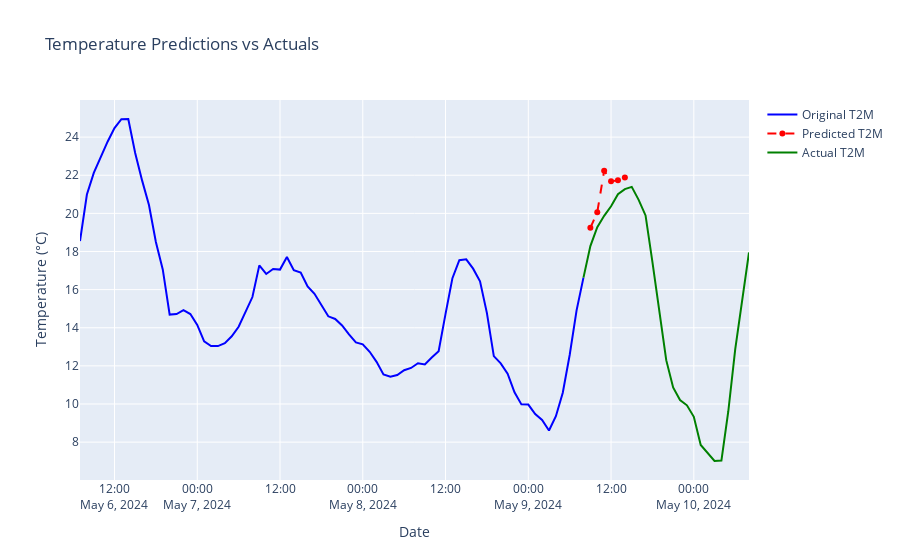

Notebook code cell kept with this figure:
### Code cell
# prediction
#start_date = '2024-04-26T07'
#end_date = '2024-04-28T08'
start_date = '2024-05-06T07'
end_date = '2024-05-09T08'
df_pred = fetch_data(start_date, end_date)
data_for_prediction, time_index_pre_data = feature_engineering(df_pred) #get_data_for_convlstm('2024-04-23T00', '2024-05-01T08')
#print(df_pred)
#print(data_for_prediction)
##
start_date = '2024-05-09T08'
end_date = '2024-05-10T08'


df_act = fetch_data(start_date, end_date)
##
df_scaled = scaler.transform(data_for_prediction)
df_scaled = pd.DataFrame(df_scaled, columns=data_for_prediction.columns)
latest_sequence = df_scaled.tail(sequence_length).values.reshape(1, sequence_length, feature_count)
future_temperatures = model.predict(latest_sequence)

# make this a function
dummy_output_array = np.zeros((hours_to_predict, scaler.n_features_in_))
dummy_output_array[:, 3] = future_temperatures.flatten()  # Ensure to flatten if necessary
predicted_temps = scaler.inverse_transform(dummy_output_array)[:, 3]

# Timestamp handling
data_for_prediction.index = time_index_pre_data
last_timestamp = data_for_prediction.index[-1]
prediction_frequency = 'H'
new_timestamps = pd.date_range(start=last_timestamp + pd.Timedelta(hours=1), periods=len(predicted_temps), freq=prediction_frequency)
predictions_df = pd.DataFrame(predicted_temps, index=new_timestamps, columns=['Predicted T2M'])

# Fetch and set the actual data for comparison
data_actual_for_prediction, time_index_actual_data = feature_engineering(df_act) #get_data_for_convlstm('2024-05-01T08', '2024-05-02T08')
data_actual_for_prediction.index = time_index_actual_data

fig = go.Figure()
fig.add_trace(go.Scatter(x=data_for_prediction.index, y=data_for_prediction['T2M'], mode='lines', name='Original T2M', line=dict(color='blue')))
fig.add_trace(go.Scatter(x=predictions_df.index, y=predictions_df['Predicted T2M'], mode='lines+markers', name='Predicted T2M', line=dict(color='red', dash='dash')))
fig.add_trace(go.Scatter(x=data_actual_for_prediction.index, y=data_actual_for_prediction['T2M'], mode='lines', name='Actual T2M', line=dict(color='green')))

fig.update_layout(
    title='Temperature Predictions vs Actuals',
    xaxis_title='Date',
    yaxis_title='Temperature (°C)',
    hovermode="x unified"
)
fig.show()

### Figure 1 — Plotly figure (JSON) as saved in the notebook; plotly's stock layout.template omitted (floating-point values rounded to 4 significant figures)
{"data": [{"line": {"color": "blue"}, "mode": "lines", "name": "Original T2M", "type": "scatter", "x": ["2024-05-06T07:00:00+00:00", "2024-05-06T08:00:00+00:00", "2024-05-06T09:00:00+00:00", "2024-05-06T10:00:00+00:00", "2024-05-06T11:00:00+00:00", "2024-05-06T12:00:00+00:00", "2024-05-06T13:00:00+00:00", "2024-05-06T14:00:00+00:00", "2024-05-06T15:00:00+00:00", "2024-05-06T16:00:00+00:00", "2024-05-06T17:00:00+00:00", "2024-05-06T18:00:00+00:00", "2024-05-06T19:00:00+00:00", "2024-05-06T20:00:00+00:00", "2024-05-06T21:00:00+00:00", "2024-05-06T22:00:00+00:00", "2024-05-06T23:00:00+00:00", "2024-05-07T00:00:00+00:00", "2024-05-07T01:00:00+00:00", "2024-05-07T02:00:00+00:00", "2024-05-07T03:00:00+00:00", "2024-05-07T04:00:00+00:00", "2024-05-07T05:00:00+00:00", "2024-05-07T06:00:00+00:00", "2024-05-07T07:00:00+00:00", "2024-05-07T08:00:00+00:00", "2024-05-07T09:00:00+00:00", "2024-05-07T10:00:00+00:00", "2024-05-07T11:00:00+00:00", "2024-05-07T12:00:00+00:00", "2024-05-07T13:00:00+00:00", "2024-05-07T14:00:00+00:00", "2024-05-07T15:00:00+00:00", "2024-05-07T16:00:00+00:00", "2024-05-07T17:00:00+00:00", "2024-05-07T18:00:00+00:00", "2024-05-07T19:00:00+00:00", "2024-05-07T20:00:00+00:00", "2024-05-07T21:00:00+00:00", "2024-05-07T22:00:00+00:00", "2024-05-07T23:00:00+00:00", "2024-05-08T00:00:00+00:00", "2024-05-08T01:00:00+00:00", "2024-05-08T02:00:00+00:00", "2024-05-08T03:00:00+00:00", "2024-05-08T04:00:00+00:00", "2024-05-08T05:00:00+00:00", "2024-05-08T06:00:00+00:00", "2024-05-08T07:00:00+00:00", "2024-05-08T08:00:00+00:00", "2024-05-08T09:00:00+00:00", "2024-05-08T10:00:00+00:00", "2024-05-08T11:00:00+00:00", "2024-05-08T12:00:00+00:00", "2024-05-08T13:00:00+00:00", "2024-05-08T14:00:00+00:00", "2024-05-08T15:00:00+00:00", "2024-05-08T16:00:00+00:00", "2024-05-08T17:00:00+00:00", "2024-05-08T18:00:00+00:00", "2024-05-08T19:00:00+00:00", "2024-05-08T20:00:00+00:00", "2024-05-08T21:00:00+00:00", "2024-05-08T22:00:00+00:00", "2024-05-08T23:00:00+00:00", "2024-05-09T00:00:00+00:00", "2024-05-09T01:00:00+00:00", "2024-05-09T02:00:00+00:00", "2024-05-09T03:00:00+00:00", "2024-05-09T04:00:00+00:00", "2024-05-09T05:00:00+00:00", "2024-05-09T06:00:00+00:00", "2024-05-09T07:00:00+00:00", "2024-05-09T08:00:00+00:00"], "y": [18.55, 20.99, 22.12, 22.94, 23.76, 24.47, 24.94, 24.95, 23.17, 21.73, 20.44, 18.5, 17.06, 14.69, 14.72, 14.92, 14.72, 14.15, 13.29, 13.04, 13.04, 13.19, 13.55, 14.05, 14.81, 15.61, 17.27, 16.82, 17.08, 17.05, 17.71, 17.02, 16.89, 16.17, 15.78, 15.2, 14.6, 14.46, 14.12, 13.65, 13.23, 13.13, 12.74, 12.21, 11.55, 11.43, 11.52, 11.77, 11.89, 12.14, 12.07, 12.44, 12.77, 14.73, 16.6, 17.54, 17.59, 17.1, 16.44, 14.77, 12.51, 12.13, 11.59, 10.61, 9.98, 9.97, 9.47, 9.16, 8.61, 9.36, 10.59, 12.57, 14.91, 16.63]}, {"line": {"color": "red", "dash": "dash"}, "mode": "lines+markers", "name": "Predicted T2M", "type": "scatter", "x": ["2024-05-09T09:00:00+00:00", "2024-05-09T10:00:00+00:00", "2024-05-09T11:00:00+00:00", "2024-05-09T12:00:00+00:00", "2024-05-09T13:00:00+00:00", "2024-05-09T14:00:00+00:00"], "y": [19.24, 20.06, 22.24, 21.68, 21.73, 21.89]}, {"line": {"color": "green"}, "mode": "lines", "name": "Actual T2M", "type": "scatter", "x": ["2024-05-09T08:00:00+00:00", "2024-05-09T09:00:00+00:00", "2024-05-09T10:00:00+00:00", "2024-05-09T11:00:00+00:00", "2024-05-09T12:00:00+00:00", "2024-05-09T13:00:00+00:00", "2024-05-09T14:00:00+00:00", "2024-05-09T15:00:00+00:00", "2024-05-09T16:00:00+00:00", "2024-05-09T17:00:00+00:00", "2024-05-09T18:00:00+00:00", "2024-05-09T19:00:00+00:00", "2024-05-09T20:00:00+00:00", "2024-05-09T21:00:00+00:00", "2024-05-09T22:00:00+00:00", "2024-05-09T23:00:00+00:00", "2024-05-10T00:00:00+00:00", "2024-05-10T01:00:00+00:00", "2024-05-10T02:00:00+00:00", "2024-05-10T03:00:00+00:00", "2024-05-10T04:00:00+00:00", "2024-05-10T05:00:00+00:00", "2024-05-10T06:00:00+00:00", "2024-05-10T07:00:00+00:00", "2024-05-10T08:00:00+00:00"], "y": [16.63, 18.28, 19.27, 19.87, 20.37, 21, 21.27, 21.39, 20.71, 19.89, 17.44, 14.79, 12.3, 10.87, 10.21, 9.93, 9.33, 7.85, 7.4, 7.01, 7.03, 9.62, 12.87, 15.47, 17.95]}], "layout": {"autosize": true, "hovermode": "x unified", "title": {"text": "Temperature Predictions vs Actuals"}, "xaxis": {"autorange": true, "range": ["2024-05-06 07:00", "2024-05-10 08:00"], "title": {"text": "Date"}, "type": "date"}, "yaxis": {"autorange": true, "range": [6.013, 25.95], "title": {"text": "Temperature (°C)"}, "type": "linear"}}}
